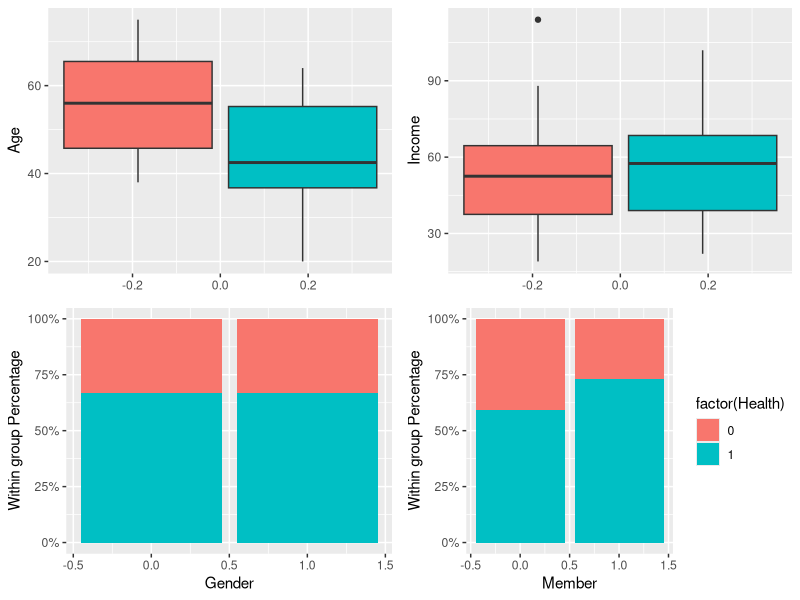
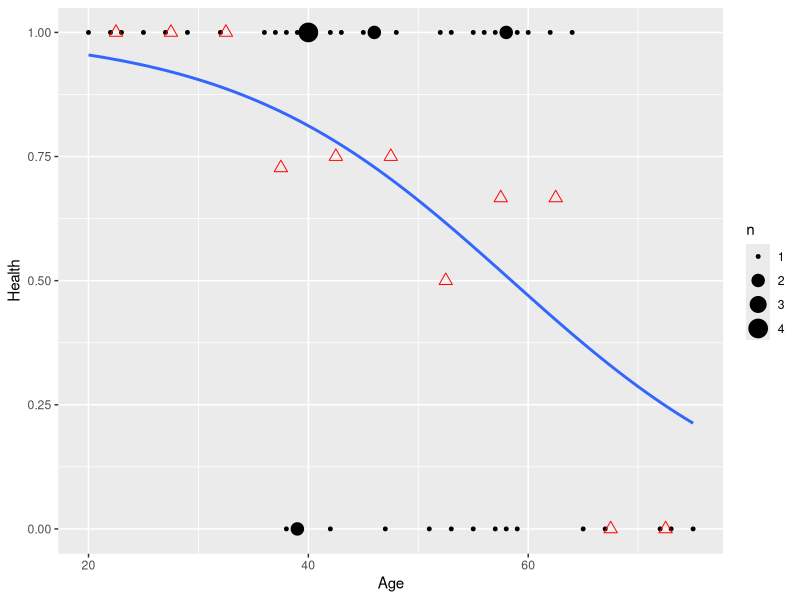

Reproduce these figures in R, in order.
library(arm)
library(ggplot2)
library(gridExtra)
library(car)
library(dplyr)

gym.df <- read.table("src/Health.txt", header = TRUE, stringsAsFactors = TRUE)
head(gym.df, 5)
summary(gym.df)

#prejudice boxplot
p1 <- ggplot(gym.df,aes(x = Age, fill = factor(Health))) + geom_boxplot()+ coord_flip() +theme(legend.position = "none")
p2 <- ggplot(gym.df,aes(x = Income, fill = factor(Health))) + geom_boxplot()+ coord_flip()+theme(legend.position = "none")
p3 <- ggplot(gym.df,aes(x = Gender, fill = factor(Health))) +  geom_bar(position = "fill") +  scale_y_continuous(name = "Within group Percentage", labels = scales::percent)+theme(legend.position = "none")
p4 <- ggplot(gym.df,aes(x = Member, fill = factor(Health))) +  geom_bar(position = "fill") +  scale_y_continuous(name = "Within group Percentage", labels = scales::percent)
grid.arrange(p1,p2,p3,p4, nrow=2)

#regression
glm.1 <- glm(Health ~ Member, gym.df, family=binomial(link="logit"))
summary(glm.1)

#prediction table
pred.glm.1<-as.numeric((glm.1$fitted.values>0.5))
glm.dat.1<-data.frame(predicted=pred.glm.1, observed=gym.df$Health)
table(glm.dat.1)

glm.2 <- glm(Health ~. , gym.df, family=binomial(link="logit"))
summary(glm.2)

#plot
health.breaks<-mutate(gym.df, bin=cut(Age,breaks = seq(20, 75, by=5)))
prop <- prop.table(with(health.breaks, table(Health,bin)),2)[2,]
midbin<- seq(22.5, 72.5, by=5)                      
health.bin<-data.frame(midbin,prop)                
health.bin                      

p5<- ggplot(health.breaks,aes(x=Age,y=Health)) + geom_count()
p5<- p5 + geom_smooth(method = "glm", method.args = list(family = "binomial"),se = FALSE)                  
p5 <- p5 +  geom_point(data=health.bin, aes(x=midbin,y=prop),shape=2,color="red", size=3)
p5
